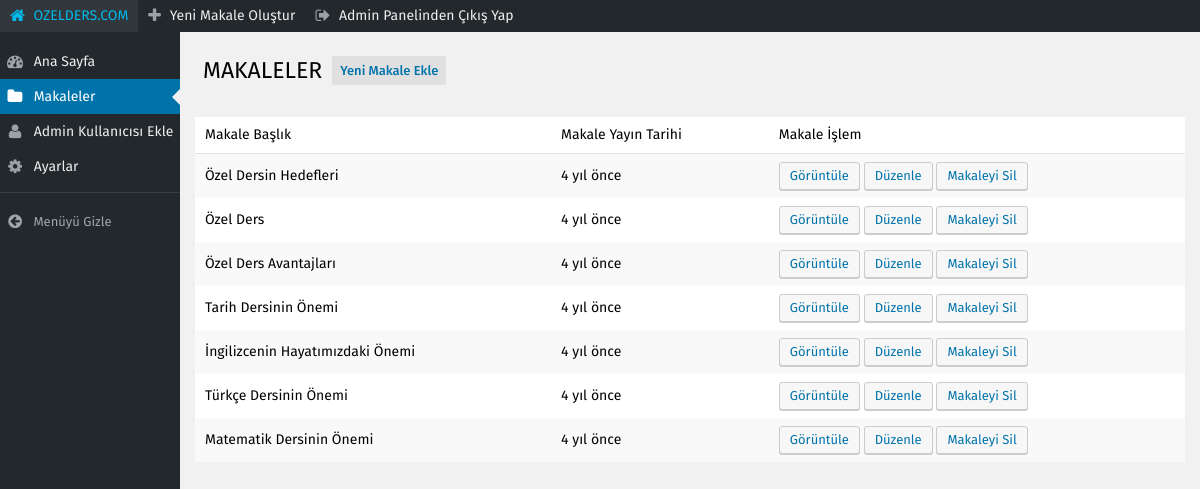
/admin/posts (signed in), run on the app's committed database.
### tables this page shows
CREATE TABLE IF NOT EXISTS `posts` (
  `post_id` int(11) NOT NULL AUTO_INCREMENT,
  `post_title` varchar(255) NOT NULL,
  `post_url` varchar(255) NOT NULL,
  `post_content` text NOT NULL,
  `post_short_content` text NOT NULL,
  `post_status` int(11) NOT NULL,
  `post_seo` varchar(1000) NOT NULL,
  `post_date` timestamp NOT NULL DEFAULT current_timestamp(),
  PRIMARY KEY (`post_id`)
);

### www/admin/controller/posts.php (called while the page is built)
<?php
$totalRecord = $db->from('posts')
    ->select('count(post_id) as total')
    ->total();
$pageLimit = 10;
$pageParam = 'post';
$pagination = $db->pagination($totalRecord, $pageLimit, $pageParam);
$query = $db->from('posts')
    ->orderby('post_id', 'DESC')
    ->limit($pagination['start'], $pagination['limit'])
    ->all();
require admin_view('posts');

### www/app/controller/admin.php (called while the page is built, shortened)
<?php
$menus = [
    'index' => [
        'title'=>'Ana Sayfa',
    'icon' => 'tachometer'
],
    'posts' => [
        'title'=>'Makaleler',
        'icon' => 'folder'
    ],
    'users' => [
        'title'=>' Admin Kullanıcısı Ekle',
        'icon' => 'user'
    ],
    'settings' => [
        'title' => 'Ayarlar',
        'icon' =>'cog'
    ]
];
require  admin_controller(route(1));

### www/index.php (called while the page is built, shortened)
<?php
$routeExplode = explode('?', $_SERVER['REQUEST_URI']);
$routeArrayMerge = array_filter(explode('/', $routeExplode[0]));
$route =array_merge($routeArrayMerge);
require  controller(route(0));

### www/app/helper/admin.php (called while the page is built, shortened)
<?php
function admin_url($url = false ){
    return URL .'/admin/'.$url;
}
function admin_public_url($url = false ){
    return URL .'/admin/public/'.$url;
}

### www/app/helper/app.php (called while the page is built, shortened)
<?php
function route($index){
    global $route;
    return isset($route[$index]) ? $route[$index]: false;
}
function session($name)
{
    return isset($_SESSION[$name]) ? $_SESSION[$name] : false;
}

### www/app/classes/basicdb.php (called while the page is built, shortened)
<?php
class BasicDB extends \PDO
{
    private $sql;
    private $orderBy;
    private $limit;
    public function from($tableName)
    {
        $this->sql = 'SELECT * FROM `' . $tableName . '`';
        return $this;
    }
    public function select($from)
    {
        $this->sql = str_replace('*', $from, $this->sql);
        return $this;
    }
    public function orderby($columnName, $sort = 'ASC')
    {
        $this->orderBy = ' ORDER BY ' . $columnName . ' ' . strtoupper($sort);
        return $this;
    }
    public function limit($start, $limit)
    {
        $this->limit = ' LIMIT ' . $start . ',' . $limit;
        return $this;
    }
    public function all()
    {
        $query = $this->generateQuery();
        return $query->fetchAll(parent::FETCH_ASSOC);
    }
    public function generateQuery()
    {
        if ($this->orderBy) {
            $this->sql .= $this->orderBy;
            $this->orderBy = null;
        }
        if ($this->limit) {
            $this->sql .= $this->limit;
            $this->limit = null;
        }
        $query = $this->query($this->sql);
        return $query;
    }
    public function total()
    {
        $query = $this->query($this->sql)->fetch(parent::FETCH_ASSOC);
        return $query['total'];
    }
    public function pagination($totalRecord, $paginationLimit, $pageParamName)
    {
        $this->paginationLimit = $paginationLimit;
        $this->page = isset($_GET[$pageParamName]) && is_numeric($_GET[$pageParamName]) ? $_GET[$pageParamName] : 1;
        $this->totalRecord = $totalRecord;
        $start = ($this->page * $this->paginationLimit) - $this->paginationLimit;
        return [
            'start' => $start,
            'limit' => $this->paginationLimit
        ];
    }
}

### www/app/helper/time.php (called while the page is built)
<?php
function timeConvert ( $zaman ){
    $zaman =  strtotime($zaman);
    $zaman_farki = time() - $zaman;
    $saniye = $zaman_farki;
    $dakika = round($zaman_farki/60);
    $saat = round($zaman_farki/3600);
    $gun = round($zaman_farki/86400);
    $hafta = round($zaman_farki/604800);
    $ay = round($zaman_farki/2419200);
    $yil = round($zaman_farki/29030400);
    if( $saniye < 60 ){
        if ($saniye == 0){
            return "az önce";
        } else {
            return $saniye .' saniye önce';
        }
    } else if ( $dakika < 60 ){
        return $dakika .' dakika önce';
    } else if ( $saat < 24 ){
        return $saat.' saat önce';
    } else if ( $gun < 7 ){
        return $gun .' gün önce';
    } else if ( $hafta < 4 ){
        return $hafta.' hafta önce';
    } else if ( $ay < 12 ){
        return $ay .' ay önce';
    } else {
        return $yil.' yıl önce';
    }
}

### www/app/helper/template.php (called while the page is built, shortened)
<?php
function site_url($url = false)
{
    return URL . '/' . $url;
}

### www/admin/view/posts.php (the view, shortened to what this page needs)
<?php require admin_view('static/header') ?>
    <div class="box-">
        <h1>
            MAKALELER
                <a href="<?= admin_url('add-post') ?>">Yeni Makale Ekle</a>
        </h1>
    </div>
    <div class="clear" style="height: 10px;"></div>
    <div class="table">
        <table>
            <thead>
            <tr>
                <th>Makale Başlık</th>
                <th class="hide">Makale Yayın Tarihi</th>
                <th>Makale İşlem</th>
            </tr>
            </thead>
            <tbody>
            <?php foreach ($query as $row): ?>
                <tr>
                    <td>
                        <?= $row['post_title'] ?>
                    </td>
                    <td class="hide" title="<?=$row['post_date']?>">
                        <?= timeConvert($row['post_date']) ?>
                    </td>
                    <td>
                        <a href="<?= site_url('makale/' . $row['post_url']) ?>" class="btn" target="_blank">Görüntüle</a>
                            <a href="<?= admin_url('edit-post?id=' . $row['post_id']) ?>"
                               class="btn">Düzenle</a>
                            <a onclick="return confirm('SilmeK İstediğinize Eminmisiniz ?')"
                               href="<?= admin_url('delete?table=posts&column=post_id&id=' . $row['post_id']) ?>"
                               class="btn">Makaleyi Sil</a>
                    </td>
                </tr>
            <?php endforeach; ?>
            </tbody>
        </table>
    </div>
<?php require admin_view('static/footer') ?>

### www/admin/view/static/header.php (shortened to what this page needs)
<!doctype html>
<html lang="en">
<head>
    <link rel="stylesheet" href="<?=admin_public_url('styles/main.css?v=' . time()) ?>">
    <link rel="stylesheet" href="<?=admin_public_url('styles/extra.css') ?>">
</head>
<body>
<?php if ( session('user_rank') && session('user_rank') != 0 ): ?>
<div class="navbar ">
    <ul >
        <li>
            <a href="<?=admin_url()?>">
                <span class="fa fa-home"></span>
                <span class="title">
                    OZELDERS.COM
                </span>
            </a>
                </li>
            <li>
            <a href="../admin/add-post">
                <span class="fa fa-plus"></span>
                <span class="title">Yeni Makale Oluştur</span>
            </a>
           </li>
                <li >
            <a href="<?=admin_url('quit')?>">
                <span class="fa fa-sign-out"></span>
                <span class="title text-right ">
                    Admin Panelinden Çıkış Yap
                </span>
            </a>
        </li>
    </ul>
</div>
<div class="sidebar">
    <ul>
    <?php foreach ($menus as $mainUrl => $menu): ?>
        <li class="<?=(route(1) == $mainUrl) || isset($menu['submenu'][route(1)]) ?'active': null ?>">
            <a href="<?=admin_url($mainUrl)?>">
                <span class="fa fa-<?= $menu['icon']?>"></span>
                <span class="title">
                    <?= $menu['title']?>
                </span>
            </a>
        </li>
        <?php endforeach;?>
        <li class="line">
            <span></span>
        </li>
    </ul>
    <a href="#" class="collapse-menu">
        <span class="fa fa-arrow-circle-left"></span>
        <span class="title">
            Menüyü Gizle
        </span>
    </a>
</div>
<div class="content">
<?php endif;?>

### www/admin/view/static/footer.php
<?php if ( session('user_rank') && session('user_rank') != 3 ): ?>
</div>
<?php endif;?>
</body>
</html>

### www/admin/public/styles/main.css (style rules this page uses)
html,body,div,span,applet,object,iframe,h1,h2,h3,h4,h5,h6,p,blockquote,pre,a,abbr,acronym,address,big,cite,code,del,dfn,img,ins,kbd,q,s,samp,small,strike,sub,sup,tt,var,dl,dt,dd,ol,ul,li,fieldset,form,label,legend,input,select,textarea,button,table,caption,tbody,tfoot,thead,tr,th,td,article,aside,canvas,details,embed,figure,figcaption,footer,header,hgroup,menu,nav,output,ruby,section,summary,time,mark,audio,video { margin:0;padding:0;border:0;font-size:100%;font:inherit;vertical-align:baseline }
body { line-height:1 }
ol,ul { list-style:none }
table { border-collapse:collapse;border-spacing:0 }
a { text-decoration:none }
.clear { clear:both }
h1 { font-size:23px;font-weight:400;margin:0;padding:9px 15px 4px 0;line-height:29px }
.btn { color:#555;border-color:#ccc;background:#f7f7f7;-webkit-box-shadow:0 1px 0 #ccc;box-shadow:0 1px 0 #ccc;vertical-align:top;display:inline-block;text-decoration:none;font-size:13px;line-height:26px;height:28px;margin:0;padding:0 10px 1px;cursor:pointer;border-width:1px;border-style:solid;-webkit-appearance:none;-webkit-border-radius:3px;border-radius:3px;white-space:nowrap;-webkit-box-sizing:border-box;-moz-box-sizing:border-box;box-sizing:border-box }
.table table { background-color:#fff;width:100% }
.table table thead tr th { text-align:left;padding:8px 10px;line-height:1.4em;border-bottom:1px solid #e1e1e1 }
.table table tbody tr td { line-height:1.5em;padding:8px 10px;vertical-align:middle }
.table table tbody tr td a { color:#0073aa }
.table table tbody tr:nth-child(odd) { background-color:#f9f9f9 }
html,body { height:100%;min-height:100%;font-family:'Fira Sans', sans-serif;background-color:#f1f1f1;font-size:14px }
.navbar { height:32px;background-color:#23282d;position:relative;z-index:55 }
.navbar>ul>li { float:left;position:relative }
.navbar>ul>li>a { display:block;color:#eee;font-size:14px;line-height:32px;padding:0 10px }
.navbar>ul>li>a .fa { color:#9ca1a6;margin-right:5px;font-size:16px;position:relative;top:1px }
.sidebar { height:calc(100% - 32px);height:-webkit-calc(100% - 32px);width:180px;background:#23282d;box-sizing:border-box;padding-top:12px;float:left;position:relative;z-index:20 }
.sidebar>ul>li { position:relative }
.sidebar>ul>li>a { display:block;line-height:35px;color:#eee;font-size:14px }
.sidebar>ul>li>a .fa { color:#9ca1a6;width:30px;text-align:center;font-size:16px;position:relative;top:1px }
.sidebar>ul>li.active>a { background-color:#0073aa;color:#fff;position:relative }
.sidebar>ul>li.active>a:before { content:'';border:8px solid transparent;border-right-color:#f1f1f1;position:absolute;top:50%;margin-top:-8px;right:0 }
.sidebar>ul>li.active>a span { color:#fff }
.sidebar>ul>li.line { line-height:10px;padding-bottom:10px }
.sidebar>ul>li.line span { height:1px;background-color:rgba(255,255,255,0.1);display:inline-block;width:100% }
.sidebar .collapse-menu { display:block;line-height:35px;color:#a0a5aa;font-size:13px }
.sidebar .collapse-menu .fa { color:#a0a5aa;width:30px;text-align:center;font-size:16px;position:relative;top:1px }
.content { padding:15px 15px 15px 15px;box-sizing:border-box;height:calc(100% - 32px);height:-webkit-calc(100% - 32px);overflow:auto }
.content .box- { margin:0 8px 15px }
.content .box- h1 a { margin-left:4px;padding:7px 8px;position:relative;top:-3px;text-decoration:none;border:none;-webkit-border-radius:2px;border-radius:2px;background:#e0e0e0;text-shadow:none;font-size:13px;color:#0073aa;font-weight:500 }

### data on the page
posts: post_title "Özel Dersin Hedefleri", post_date "4 yıl önce"
posts: post_title "Özel Ders", post_date "4 yıl önce"
posts: post_title "Özel Ders Avantajları", post_date "4 yıl önce"
posts: post_title "Tarih Dersinin Önemi", post_date "4 yıl önce"
posts: post_title "İngilizcenin Hayatımızdaki Önemi", post_date "4 yıl önce"
posts: post_title "Türkçe Dersinin Önemi", post_date "4 yıl önce"
posts: post_title "Matematik Dersinin Önemi", post_date "4 yıl önce"

### other printed values
$menu['title'] "Ana Sayfa"
$menu['title'] "Makaleler"
$menu['title'] "Admin Kullanıcısı Ekle"
$menu['title'] "Ayarlar"
